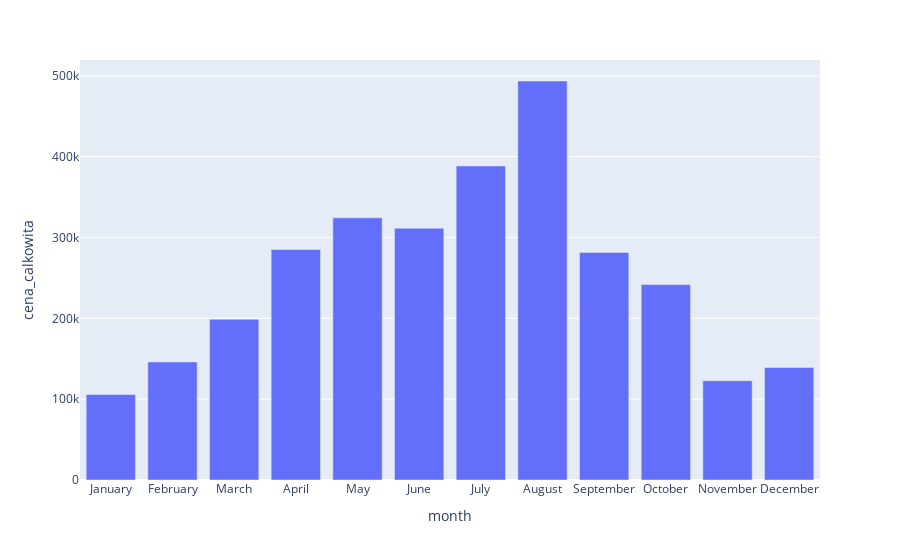

Source (notebook cell):
### Code cell
px.bar(final, x = 'month', y = 'cena_calkowita')

### Figure 1 — Plotly figure (JSON) as saved in the notebook; plotly's stock layout.template omitted (floating-point values rounded to 4 significant figures)
{"data": [{"alignmentgroup": "True", "hovertemplate": "month=%{x}<br>cena_calkowita=%{y}<extra></extra>", "legendgroup": "", "marker": {"color": "#636efa", "pattern": {"shape": ""}}, "name": "", "offsetgroup": "", "orientation": "v", "showlegend": false, "textposition": "auto", "type": "bar", "x": ["January", "February", "March", "April", "May", "June", "July", "August", "September", "October", "November", "December"], "xaxis": "x", "y": [105700.0, 146000.0, 198900.0, 285000.0, 324200.0, 311400.0, 388500.0, 493600.0, 281500.0, 241700.0, 122900.0, 139200.0], "yaxis": "y"}], "layout": {"barmode": "relative", "legend": {"tracegroupgap": 0}, "margin": {"t": 60}, "xaxis": {"anchor": "y", "domain": [0, 1], "title": {"text": "month"}}, "yaxis": {"anchor": "x", "domain": [0, 1], "title": {"text": "cena_calkowita"}}}}
